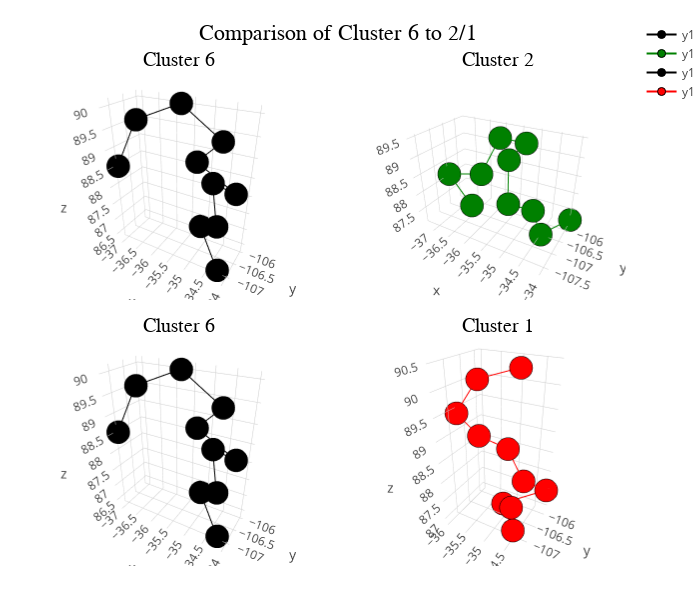

Here is the notebook cell this chart was saved with:
### Markdown cell above
Why some transitions more probable than others? Structure

### Code cell
clust6idx = findfirst(x->x==6,stateclusters.assignments)
clust2idx = findfirst(x->x==2,stateclusters.assignments)
clust1idx = findfirst(x->x==1,stateclusters.assignments)

c6plot = scatter(traj[:,clust6idx,1],traj[:,clust6idx,2],traj[:,clust6idx,3], mode="markers+lines", title = "Cluster 6", color = :black, legend = false)
c2plot = scatter(traj[:,clust2idx,1],traj[:,clust2idx,2],traj[:,clust2idx,3], mode="markers+lines", title = "Cluster 2", color = :green, legend = false)
c1plot = scatter(traj[:,clust1idx,1],traj[:,clust1idx,2],traj[:,clust1idx,3], mode="markers+lines", title = "Cluster 1", color = :red, legend = false)

l = @layout [a b; a c]
p3 = plot(c6plot, c2plot, c6plot, c1plot, layout = l, size = (700,600), plot_title = "Comparison of Cluster 6 to 2/1", legend = false)
savefig("prob3.png")
display(p3)

### Figure 1 — Plotly figure (JSON) as saved in the notebook; plotly's stock layout.template omitted (floating-point values rounded to 4 significant figures)
{"data": [{"colorbar": {"title": ""}, "legendgroup": "y1", "marker": {"color": "rgba(0, 0, 0, 1.000)", "line": {"color": "rgba(0, 0, 0, 1.000)", "width": 1}, "size": 8, "symbol": "circle"}, "mode": "markers+lines", "name": "y1", "scene": "scene1", "showlegend": true, "type": "scatter3d", "x": [-37.05, -36.86, -35.73, -34.65, -34.77, -34.01, -34.76, -34.5, -35.22, -34.24], "xaxis": "x1", "y": [-107.1, -106.5, -106.2, -106.2, -107.3, -107.0, -106.4, -106.6, -106.0, -107.0], "yaxis": "y1", "z": [88.52, 89.57, 90.04, 89.36, 89.26, 88.6, 88.36, 87.34, 86.63, 86.36], "zaxis": "z1", "zmax": null, "zmin": null}, {"colorbar": {"title": ""}, "legendgroup": "y1", "marker": {"color": "rgba(0, 128, 0, 1.000)", "line": {"color": "rgba(0, 0, 0, 1.000)", "width": 1}, "size": 8, "symbol": "circle"}, "mode": "markers+lines", "name": "y1", "scene": "scene2", "showlegend": true, "type": "scatter3d", "x": [-36.27, -37.31, -35.84, -35.96, -35.04, -34.94, -34.84, -34.5, -34.47, -33.99], "xaxis": "x2", "y": [-107.0, -106.6, -107.1, -106.0, -106.5, -107.5, -107.7, -107.2, -106.6, -105.7], "yaxis": "y2", "z": [87.65, 88.1, 88.75, 89.25, 89.43, 89.46, 88.57, 88.2, 87.11, 87.18], "zaxis": "z2", "zmax": null, "zmin": null}, {"colorbar": {"title": ""}, "legendgroup": "y1", "marker": {"color": "rgba(0, 0, 0, 1.000)", "line": {"color": "rgba(0, 0, 0, 1.000)", "width": 1}, "size": 8, "symbol": "circle"}, "mode": "markers+lines", "name": "y1", "scene": "scene3", "showlegend": true, "type": "scatter3d", "x": [-37.05, -36.86, -35.73, -34.65, -34.77, -34.01, -34.76, -34.5, -35.22, -34.24], "xaxis": "x3", "y": [-107.1, -106.5, -106.2, -106.2, -107.3, -107.0, -106.4, -106.6, -106.0, -107.0], "yaxis": "y3", "z": [88.52, 89.57, 90.04, 89.36, 89.26, 88.6, 88.36, 87.34, 86.63, 86.36], "zaxis": "z3", "zmax": null, "zmin": null}, {"colorbar": {"title": ""}, "legendgroup": "y1", "marker": {"color": "rgba(255, 0, 0, 1.000)", "line": {"color": "rgba(0, 0, 0, 1.000)", "width": 1}, "size": 8, "symbol": "circle"}, "mode": "markers+lines", "name": "y1", "scene": "scene4", "showlegend": true, "type": "scatter3d", "x": [-34.74, -35.45, -36.0, -35.81, -34.94, -34.67, -34.24, -35.2, -34.49, -34.4], "xaxis": "x4", "y": [-106.5, -106.8, -106.8, -106.3, -106.5, -106.3, -105.9, -106.3, -107.1, -107.4], "yaxis": "y4", "z": [90.4, 90.18, 89.4, 88.72, 88.73, 87.83, 87.47, 86.94, 87.13, 88.03], "zaxis": "z4", "zmax": null, "zmin": null}], "layout": {"annotations": [{"font": {"color": "rgba(0, 0, 0, 1.000)", "family": "sans-serif", "size": 20}, "rotation": 0, "showarrow": false, "text": "Cluster 6", "x": 0.2849, "xanchor": "center", "xref": "paper", "y": 0.95, "yanchor": "top", "yref": "paper"}, {"font": {"color": "rgba(0, 0, 0, 1.000)", "family": "sans-serif", "size": 20}, "rotation": 0, "showarrow": false, "text": "Cluster 2", "x": 0.7913, "xanchor": "center", "xref": "paper", "y": 0.95, "yanchor": "top", "yref": "paper"}, {"font": {"color": "rgba(0, 0, 0, 1.000)", "family": "sans-serif", "size": 20}, "rotation": 0, "showarrow": false, "text": "Cluster 6", "x": 0.2849, "xanchor": "center", "xref": "paper", "y": 0.475, "yanchor": "top", "yref": "paper"}, {"font": {"color": "rgba(0, 0, 0, 1.000)", "family": "sans-serif", "size": 20}, "rotation": 0, "showarrow": false, "text": "Cluster 1", "x": 0.7913, "xanchor": "center", "xref": "paper", "y": 0.475, "yanchor": "top", "yref": "paper"}, {"font": {"color": "rgba(0, 0, 0, 1.000)", "family": "sans-serif", "size": 22}, "rotation": 0, "showarrow": false, "text": "Comparison of Cluster 6 to 2/1", "x": 0.5381, "xanchor": "center", "xref": "paper", "y": 1, "yanchor": "top", "yref": "paper"}], "height": 600, "legend_position": {"bgcolor": "rgba(255, 255, 255, 1.000)", "bordercolor": "rgba(0, 0, 0, 1.000)", "borderwidth": 1, "font": {"color": "rgba(0, 0, 0, 1.000)", "family": "sans-serif", "size": 11}, "title": {"font": {"color": "rgba(0, 0, 0, 1.000)", "family": "sans-serif", "size": 15}, "text": ""}, "tracegroupgap": 0, "traceorder": "normal", "x": 1, "xanchor": "auto", "y": 1, "yanchor": "auto"}, "margin": {"b": 20, "l": 0, "r": 0, "t": 20}, "paper_bgcolor": "rgba(255, 255, 255, 1.000)", "plot_bgcolor": "rgba(255, 255, 255, 1.000)", "scene1": {"camera": {"eye": {"x": 1.126, "y": -1.95, "z": 1.3}}, "domain": {"x": [0.08181, 0.488], "y": [0.5001, 0.911]}, "xaxis1": {"gridcolor": "rgba(0, 0, 0, 0.100)", "gridwidth": 0.5, "linecolor": "rgba(0, 0, 0, 1.000)", "mirror": false, "range": [-37.14, -33.92], "showgrid": true, "showline": true, "showticklabels": true, "tickangle": 0, "tickcolor": "rgb(0, 0, 0)", "tickfont": {"color": "rgba(0, 0, 0, 1.000)", "family": "sans-serif", "size": 11}, "tickmode": "array", "ticks": "inside", "ticktext": ["-37", "-36", "-35", "-34"], "tickvals": [-37, -36, -35, -34], "title": "", "titlefont": {"color": "rgba(0, 0, 0, 1.000)", "family": "sans-serif", "size": 15}, "type": "-", "visible": true, "zeroline": false, "zerolinecolor": "rgba(0, 0, 0, 1.000)"}, "yaxis1": {"gridcolor": "rgba(0, 0, 0, 0.100)", "gridwidth": 0.5, "linecolor": "rgba(0, 0, 0, 1.000)", "mirror": false, "range": [-107.3, -105.9], "showgrid": true, "showline": true, "showticklabels": true, "tickangle": 0, "tickcolor": "rgb(0, 0, 0)", "tickfont": {"color": "rgba(0, 0, 0, 1.000)", "family": "sans-serif", "size": 11}, "tickmode": "array", "ticks": "inside", "ticktext": ["-107.1", "-106.8", "-106.5", "-106.2"], "tickvals": [-107.1, -106.8, -106.5, -106.2], "title": "", "titlefont": {"color": "rgba(0, 0, 0, 1.000)", "family": "sans-serif", "size": 15}, "type": "-", "visible": true, "zeroline": false, "zerolinecolor": "rgba(0, 0, 0, 1.000)"}, "zaxis1": {"gridcolor": "rgba(0, 0, 0, 0.100)", "gridwidth": 0.5, "linecolor": "rgba(0, 0, 0, 1.000)", "mirror": false, "range": [86.25, 90.15], "showgrid": true, "showline": true, "showticklabels": true, "tickangle": 0, "tickcolor": "rgb(0, 0, 0)", "tickfont": {"color": "rgba(0, 0, 0, 1.000)", "family": "sans-serif", "size": 11}, "tickmode": "array", "ticks": "inside", "ticktext": ["87", "88", "89", "90"], "tickvals": [87, 88, 89, 90], "title": "", "titlefont": {"color": "rgba(0, 0, 0, 1.000)", "family": "sans-serif", "size": 15}, "type": "-", "visible": true, "zeroline": false, "zerolinecolor": "rgba(0, 0, 0, 1.000)"}}, "scene2": {"camera": {"eye": {"x": 1.126, "y": -1.95, "z": 1.3}}, "domain": {"x": [0.5882, 0.9944], "y": [0.5001, 0.911]}, "xaxis2": {"gridcolor": "rgba(0, 0, 0, 0.100)", "gridwidth": 0.5, "linecolor": "rgba(0, 0, 0, 1.000)", "mirror": false, "range": [-37.41, -33.89], "showgrid": true, "showline": true, "showticklabels": true, "tickangle": 0, "tickcolor": "rgb(0, 0, 0)", "tickfont": {"color": "rgba(0, 0, 0, 1.000)", "family": "sans-serif", "size": 11}, "tickmode": "array", "ticks": "inside", "ticktext": ["-37", "-36", "-35", "-34"], "tickvals": [-37, -36, -35, -34], "title": "", "titlefont": {"color": "rgba(0, 0, 0, 1.000)", "family": "sans-serif", "size": 15}, "type": "-", "visible": true, "zeroline": false, "zerolinecolor": "rgba(0, 0, 0, 1.000)"}, "yaxis2": {"gridcolor": "rgba(0, 0, 0, 0.100)", "gridwidth": 0.5, "linecolor": "rgba(0, 0, 0, 1.000)", "mirror": false, "range": [-107.8, -105.6], "showgrid": true, "showline": true, "showticklabels": true, "tickangle": 0, "tickcolor": "rgb(0, 0, 0)", "tickfont": {"color": "rgba(0, 0, 0, 1.000)", "family": "sans-serif", "size": 11}, "tickmode": "array", "ticks": "inside", "ticktext": ["-107.5", "-107.0", "-106.5", "-106.0"], "tickvals": [-107.5, -107, -106.5, -106], "title": "", "titlefont": {"color": "rgba(0, 0, 0, 1.000)", "family": "sans-serif", "size": 15}, "type": "-", "visible": true, "zeroline": false, "zerolinecolor": "rgba(0, 0, 0, 1.000)"}, "zaxis2": {"gridcolor": "rgba(0, 0, 0, 0.100)", "gridwidth": 0.5, "linecolor": "rgba(0, 0, 0, 1.000)", "mirror": false, "range": [87.04, 89.53], "showgrid": true, "showline": true, "showticklabels": true, "tickangle": 0, "tickcolor": "rgb(0, 0, 0)", "tickfont": {"color": "rgba(0, 0, 0, 1.000)", "family": "sans-serif", "size": 11}, "tickmode": "array", "ticks": "inside", "ticktext": ["87.5", "88.0", "88.5", "89.0", "89.5"], "tickvals": [87.5, 88, 88.5, 89, 89.5], "title": "", "titlefont": {"color": "rgba(0, 0, 0, 1.000)", "family": "sans-serif", "size": 15}, "type": "-", "visible": true, "zeroline": false, "zerolinecolor": "rgba(0, 0, 0, 1.000)"}}, "scene3": {"camera": {"eye": {"x": 1.126, "y": -1.95, "z": 1.3}}, "domain": {"x": [0.08181, 0.488], "y": [0.02508, 0.436]}, "xaxis3": {"gridcolor": "rgba(0, 0, 0, 0.100)", "gridwidth": 0.5, "linecolor": "rgba(0, 0, 0, 1.000)", "mirror": false, "range": [-37.14, -33.92], "showgrid": true, "showline": true, "showticklabels": true, "tickangle": 0, "tickcolor": "rgb(0, 0, 0)", "tickfont": {"color": "rgba(0, 0, 0, 1.000)", "family": "sans-serif", "size": 11}, "tickmode": "array", "ticks": "inside", "ticktext": ["-37", "-36", "-35", "-34"], "tickvals": [-37, -36, -35, -34], "title": "", "titlefont": {"color": "rgba(0, 0, 0, 1.000)", "family": "sans-serif", "size": 15}, "type": "-", "visible": true, "zeroline": false, "zerolinecolor": "rgba(0, 0, 0, 1.000)"}, "yaxis3": {"gridcolor": "rgba(0, 0, 0, 0.100)", "gridwidth": 0.5, "linecolor": "rgba(0, 0, 0, 1.000)", "mirror": false, "range": [-107.3, -105.9], "showgrid": true, "showline": true, "showticklabels": true, "tickangle": 0, "tickcolor": "rgb(0, 0, 0)", "tickfont": {"color": "rgba(0, 0, 0, 1.000)", "family": "sans-serif", "size": 11}, "tickmode": "array", "ticks": "inside", "ticktext": ["-107.1", "-106.8", "-106.5", "-106.2"], "tickvals": [-107.1, -106.8, -106.5, -106.2], "title": "", "titlefont": {"color": "rgba(0, 0, 0, 1.000)", "family": "sans-serif", "size": 15}, "type": "-", "visible": true, "zeroline": false, "zerolinecolor": "rgba(0, 0, 0, 1.000)"}, "zaxis3": {"gridcolor": "rgba(0, 0, 0, 0.100)", "gridwidth": 0.5, "linecolor": "rgba(0, 0, 0, 1.000)", "mirror": false, "range": [86.25, 90.15], "showgrid": true, "showline": true, "showticklabels": true, "tickangle": 0, "tickcolor": "rgb(0, 0, 0)", "tickfont": {"color": "rgba(0, 0, 0, 1.000)", "family": "sans-serif", "size": 11}, "tickmode": "array", "ticks": "inside", "ticktext": ["87", "88", "89", "90"], "tickvals": [87, 88, 89, 90], "title": "", "titlefont": {"color": "rgba(0, 0, 0, 1.000)", "family": "sans-serif", "size": 15}, "type": "-", "visible": true, "zeroline": false, "zerolinecolor": "rgba(0, 0, 0, 1.000)"}}, "scene4": {"camera": {"eye": {"x": 1.126, "y": -1.95, "z": 1.3}}, "domain": {"x": [0.5882, 0.9944], "y": [0.02508, 0.436]}, "xaxis4": {"gridcolor": "rgba(0, 0, 0, 0.100)", "gridwidth": 0.5, "linecolor": "rgba(0, 0, 0, 1.000)", "mirror": false, "range": [-36.06, -34.19], "showgrid": true, "showline": true, "showticklabels": true, "tickangle": 0, "tickcolor": "rgb(0, 0, 0)", "tickfont": {"color": "rgba(0, 0, 0, 1.000)", "family": "sans-serif", "size": 11}, "tickmode": "array", "ticks": "inside", "ticktext": ["-36.0", "-35.5", "-35.0", "-34.5"], "tickvals": [-36, -35.5, -35, -34.5], "title": "", "titlefont": {"color": "rgba(0, 0, 0, 1.000)", "family": "sans-serif", "size": 15}, "type": "-", "visible": true, "zeroline": false, "zerolinecolor": "rgba(0, 0, 0, 1.000)"}, "yaxis4": {"gridcolor": "rgba(0, 0, 0, 0.100)", "gridwidth": 0.5, "linecolor": "rgba(0, 0, 0, 1.000)", "mirror": false, "range": [-107.4, -105.8], "showgrid": true, "showline": true, "showticklabels": true, "tickangle": 0, "tickcolor": "rgb(0, 0, 0)", "tickfont": {"color": "rgba(0, 0, 0, 1.000)", "family": "sans-serif", "size": 11}, "tickmode": "array", "ticks": "inside", "ticktext": ["-107.25", "-107.00", "-106.75", "-106.50", "-106.25", "-106.00"], "tickvals": [-107.2, -107, -106.8, -106.5, -106.2, -106], "title": "", "titlefont": {"color": "rgba(0, 0, 0, 1.000)", "family": "sans-serif", "size": 15}, "type": "-", "visible": true, "zeroline": false, "zerolinecolor": "rgba(0, 0, 0, 1.000)"}, "zaxis4": {"gridcolor": "rgba(0, 0, 0, 0.100)", "gridwidth": 0.5, "linecolor": "rgba(0, 0, 0, 1.000)", "mirror": false, "range": [86.84, 90.5], "showgrid": true, "showline": true, "showticklabels": true, "tickangle": 0, "tickcolor": "rgb(0, 0, 0)", "tickfont": {"color": "rgba(0, 0, 0, 1.000)", "family": "sans-serif", "size": 11}, "tickmode": "array", "ticks": "inside", "ticktext": ["87", "88", "89", "90"], "tickvals": [87, 88, 89, 90], "title": "", "titlefont": {"color": "rgba(0, 0, 0, 1.000)", "family": "sans-serif", "size": 15}, "type": "-", "visible": true, "zeroline": false, "zerolinecolor": "rgba(0, 0, 0, 1.000)"}}, "showlegend": true, "width": 700, "xaxis5": {"anchor": "y5", "domain": [0.08181, 0.9944], "gridcolor": "rgba(0, 0, 0, 0.100)", "gridwidth": 0.5, "linecolor": "rgba(0, 0, 0, 1.000)", "mirror": false, "range": [0, 1], "showgrid": true, "showline": false, "showticklabels": true, "tickangle": 0, "tickcolor": "rgb(0, 0, 0)", "tickfont": {"color": "rgba(0, 0, 0, 1.000)", "family": "sans-serif", "size": 11}, "tickmode": "array", "ticks": "inside", "ticktext": ["0.0", "0.2", "0.4", "0.6", "0.8", "1.0"], "tickvals": [0, 0.2, 0.4, 0.6, 0.8, 1], "title": "", "titlefont": {"color": "rgba(0, 0, 0, 1.000)", "family": "sans-serif", "size": 15}, "type": "-", "visible": false, "zeroline": false, "zerolinecolor": "rgba(0, 0, 0, 1.000)"}, "yaxis5": {"anchor": "x5", "domain": [0.95, 1], "gridcolor": "rgba(0, 0, 0, 0.100)", "gridwidth": 0.5, "linecolor": "rgba(0, 0, 0, 1.000)", "mirror": false, "range": [0, 1], "showgrid": true, "showline": false, "showticklabels": true, "tickangle": 0, "tickcolor": "rgb(0, 0, 0)", "tickfont": {"color": "rgba(0, 0, 0, 1.000)", "family": "sans-serif", "size": 11}, "tickmode": "array", "ticks": "inside", "ticktext": ["0.0", "0.2", "0.4", "0.6", "0.8", "1.0"], "tickvals": [0, 0.2, 0.4, 0.6, 0.8, 1], "title": "", "titlefont": {"color": "rgba(0, 0, 0, 1.000)", "family": "sans-serif", "size": 15}, "type": "-", "visible": false, "zeroline": false, "zerolinecolor": "rgba(0, 0, 0, 1.000)"}}}
